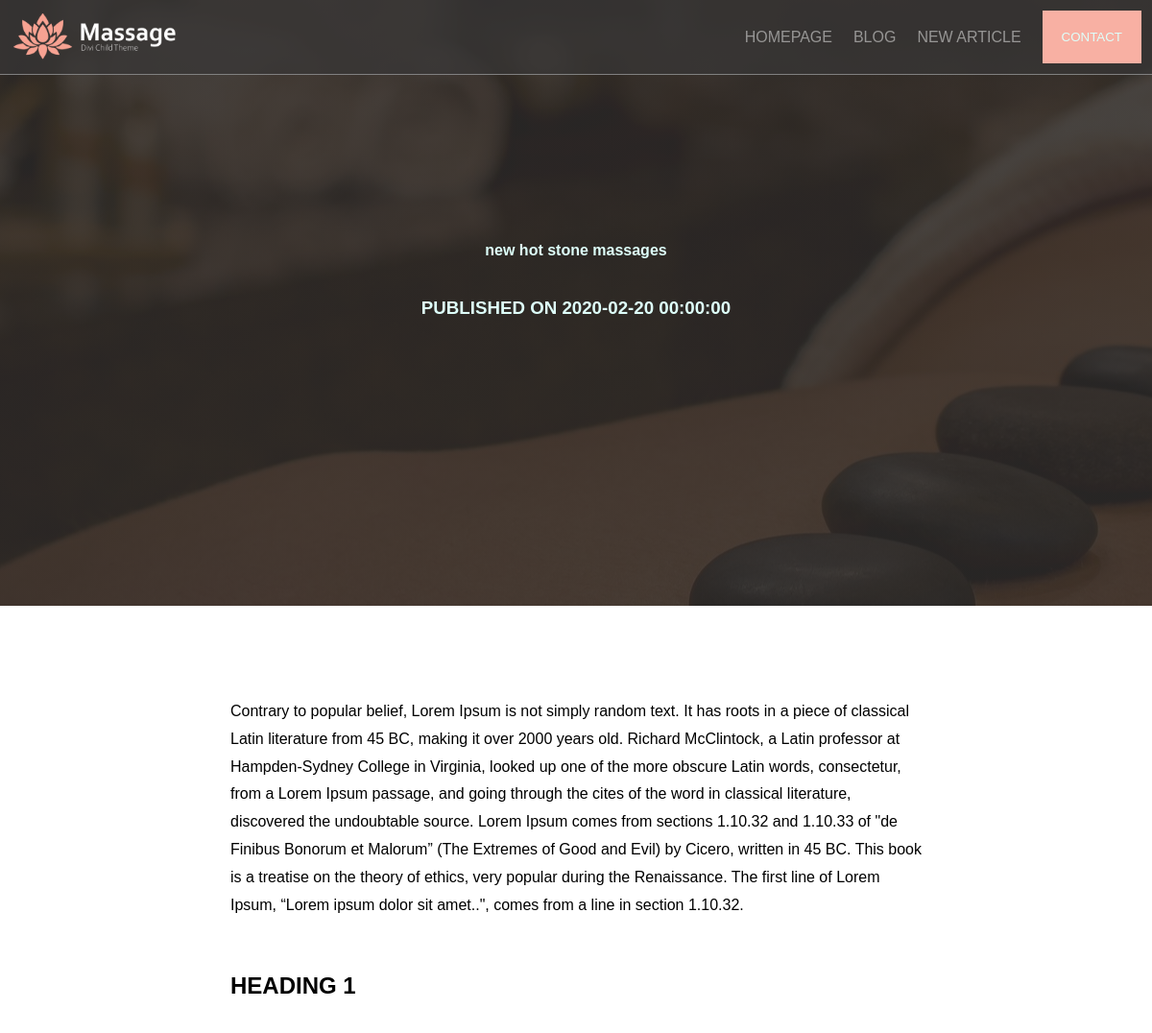
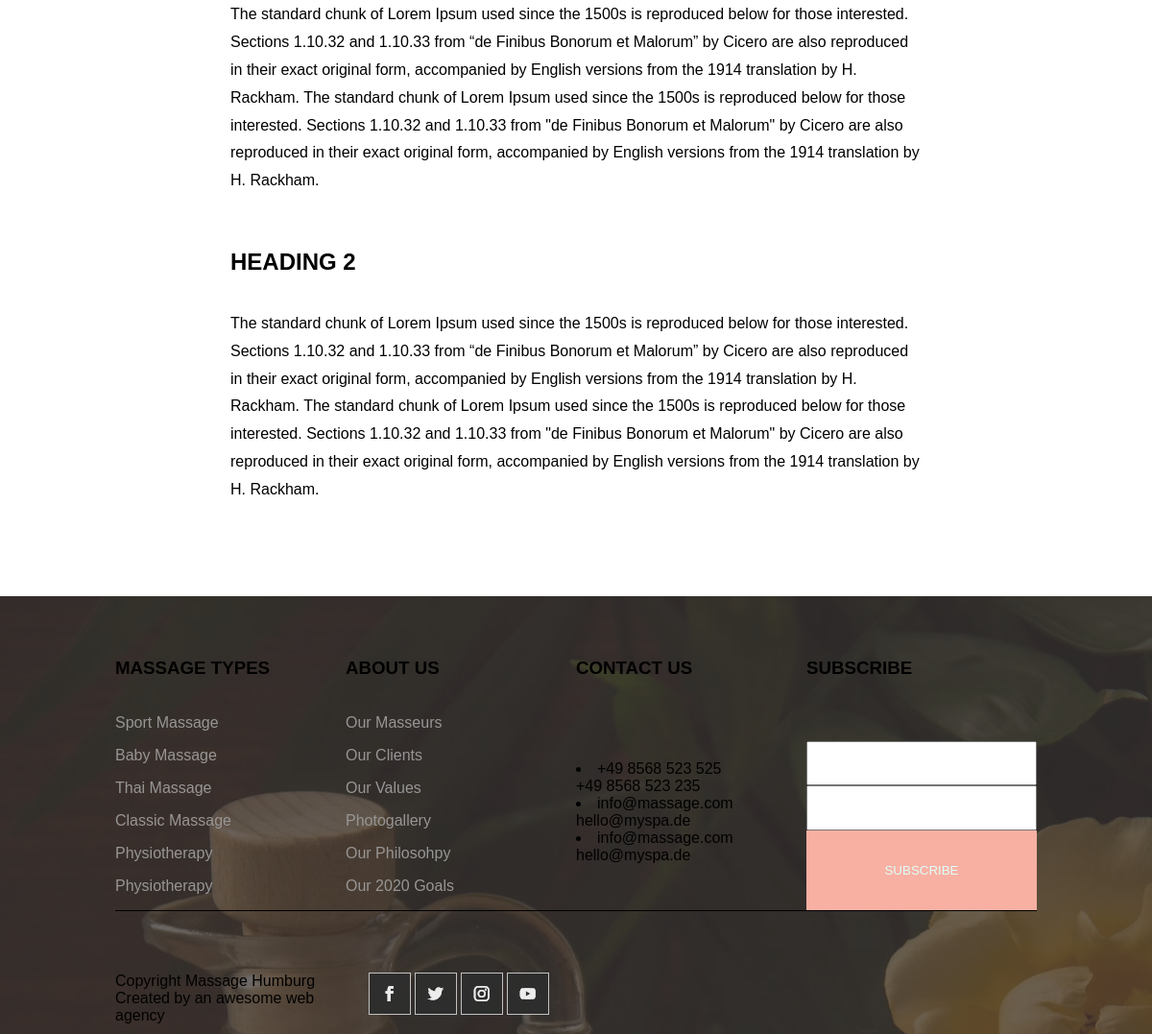
Page /article.php?id=3 on the committed database (2 pictures, top to bottom).
### tables this page shows
CREATE TABLE IF NOT EXISTS `articles` (
  `id` int(11) NOT NULL AUTO_INCREMENT,
  `titre` varchar(70) NOT NULL,
  `resume` text NOT NULL,
  `titre2` varchar(70) NOT NULL,
  `contenu2` text NOT NULL,
  `titre3` varchar(70) NOT NULL,
  `contenu3` text NOT NULL,
  `photo` varchar(215) NOT NULL,
  `datepublication` datetime NOT NULL DEFAULT CURRENT_TIMESTAMP,
  PRIMARY KEY (`id`)
);

### connexion.php (called while the page is built, shortened)
<?php
    class MaConnexion {
        private $Connection;
        public function __construct($NewDatabaseName, $NewUser, $NewPassword, $NewHost)
        {
            $this->DatabaseName = $NewDatabaseName;
            $this->User = $NewUser;
            $this->Password = $NewPassword;
            $this->Host = $NewHost;
            try {
                $DataSourceName = "mysql:host=$this->Host;dbname=$this->DatabaseName;charset=utf8mb4";
                $this->Connection = new PDO($DataSourceName, $this->User, $this->Password);
                $this->Connection->setAttribute(PDO::ATTR_ERRMODE, PDO::ERRMODE_EXCEPTION);
            } catch (PDOException $e) {
                echo "Erreur: " . $e->getMessage();
            }
        }
        public function select($Table, $Column, $ConditionField = 1)
        {
            try {
                $SQLQueryString = "SELECT $Column FROM $Table WHERE $ConditionField";
                $Result = $this->Connection->query($SQLQueryString);
                return $Result->fetchAll(PDO::FETCH_ASSOC);
            } catch (PDOException $e) {
                echo "Erreur: " . $e->getMessage();
            }
        }
    }
?>

### article.php (the view, shortened to what this page needs)
<!DOCTYPE html>
<html lang="en">
<?php
    include("./connexion.php");
    $NewConnection = new MaConnexion("massage", "root", "", "localhost");
?>
<head>
    <link rel="stylesheet" href="./style.css">
</head>
<body>
    <?php include './components/header.php' ?>
    <?php
        if (isset($_GET['id']))
        {
            $Condition = 'id="' . $_GET['id'] . '"';
            $AllProducts = $NewConnection->select("articles", "*", $Condition);
            foreach ($AllProducts as $EachKey => $EachValue) {
                $Style = "background-image: linear-gradient(180deg,rgba(45,43,42,0.87) 0%,rgba(45,43,42,0.87) 100%),url('" . $EachValue['photo'] . "');";
                echo '<section id="ArticleHead" class="TopHead" style="' . $Style . '">';
                echo "<h4>" . $EachValue['titre'] . "</h4>";
                echo "<h3>Published on " . $EachValue['datepublication'] . "</h3>";
                echo '</section>';
                echo '<section id="ArticleBody" >';
                echo "<p>" . $EachValue['resume'] . "</p>";
                echo "<h5>" . $EachValue['titre2'] . "</h5>";
                echo "<p>" . $EachValue['contenu2'] . "</p>";
                echo "<h5>" . $EachValue['titre3'] . "</h5>";
                echo "<p>" . $EachValue['contenu3'] . "</p>";
                echo '</section>';
                break;
            }
        }
    ?>
    <?php include './components/footer.php' ?>
</body>
</html>

### style.css (style rules this page uses)
* { font-family:'Montserrat',Helvetica,Arial,Lucida,sans-serif; padding: 0; margin: 0; }
body { min-height: 100vh; object-fit: fill; background-size: cover; background-blend-mode: overlay; background-repeat: no-repeat; }
h3 { text-transform: uppercase; }
h4 { text-transform: lowercase; }
.TopHead * { color: #defffa; margin-bottom: 2.5em; }
.TopHead { display: grid; width: 100%; justify-items: center; align-content: center; margin-left: auto; margin-right: auto; }
#ArticleHead { background-position: 25% 50%; min-height: 631px; }
#ArticleBody { width: 60%; margin-top: 6em; margin-left: auto; margin-bottom: 6em; margin-right: auto; }
#ArticleBody * { margin-bottom: 1.5em; }
#ArticleBody p { line-height: 1.8; margin-bottom: 3.5em; }
#ArticleBody h5 { font-size: x-large; text-transform: uppercase; }

### rows in the picture
articles: photo (picture), titre "new hot stone massages", datepublication "2020-02-20 00:00:00", resume "Contrary to popular belief, Lorem Ipsum is not simply random text. It has roots in a piece of classical Latin literature from 45 BC, making it over 2000 years old. Richard McClintock, a Latin professor at Hampden-Sydney College in Virginia, looked up one of the more obscure Latin words, consectetur, from a Lorem Ipsum passage, and going through the cites of the word in classical literature, discovered the undoubtable source. Lorem Ipsum comes from sections 1.10.32 and 1.10.33 of \"de Finibus Bonorum et Malorum” (The Extremes of Good and Evil) by Cicero, written in 45 BC. This book is a treatise on the theory of ethics, very popular during the Renaissance. The first line of Lorem Ipsum,…", titre2 "HEADING 1", contenu2 "The standard chunk of Lorem Ipsum used since the 1500s is reproduced below for those interested. Sections 1.10.32 and 1.10.33 from “de Finibus Bonorum et Malorum” by Cicero are also reproduced in their exact original form, accompanied by English versions from the 1914 translation by H. Rackham. The standard chunk of Lorem Ipsum used since the 1500s is reproduced below for those interested. Sections 1.10.32 and 1.10.33 from \"de Finibus Bonorum et Malorum\" by Cicero are also reproduced in their exact original form, accompanied by English versions from the 1914 translation by H. Rackham.", titre3 "HEADING 2", contenu3 "The standard chunk of Lorem Ipsum used since the 1500s is reproduced below for those interested. Sections 1.10.32 and 1.10.33 from “de Finibus Bonorum et Malorum” by Cicero are also reproduced in their exact original form, accompanied by English versions from the 1914 translation by H. Rackham. The standard chunk of Lorem Ipsum used since the 1500s is reproduced below for those interested. Sections 1.10.32 and 1.10.33 from \"de Finibus Bonorum et Malorum\" by Cicero are also reproduced in their exact original form, accompanied by English versions from the 1914 translation by H. Rackham."
